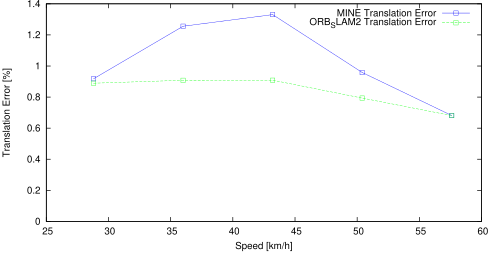

gnuplot code for this plot:
set term postscript eps enhanced color
set output "09_ts.eps"
set size ratio 0.5
set yrange [0:*]
set xlabel "Speed [km/h]"
set ylabel "Translation Error [%]"
plot "09_ts.txt" using ($1*3.6):($2*100) title 'MINE Translation Error' lc rgb "#0000FF" pt 4 w linespoints,"09_ts.txt" using ($1*3.6):($3*100) title 'ORB_SLAM2 Translation Error' lc rgb "#00FF00" pt 4 w linespoints
